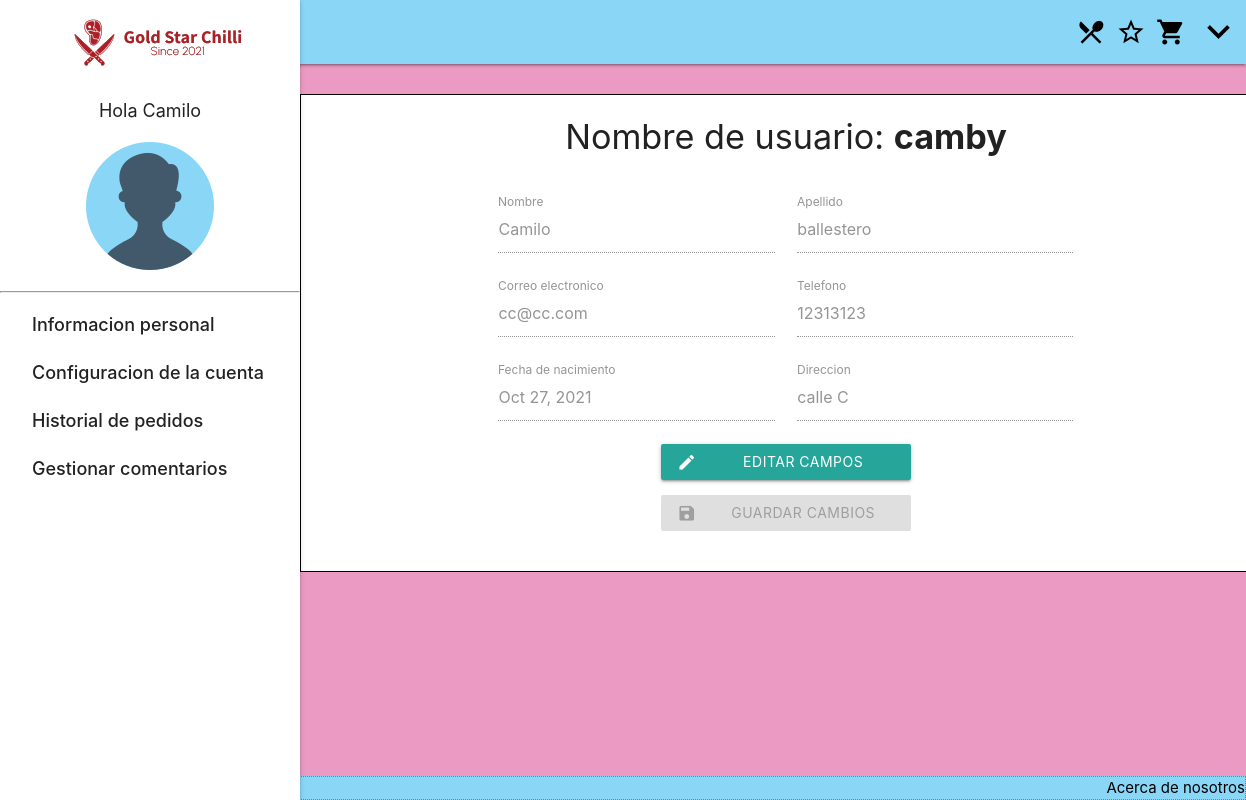
The page /Usuario/ (signed in) on the database as committed earlier.
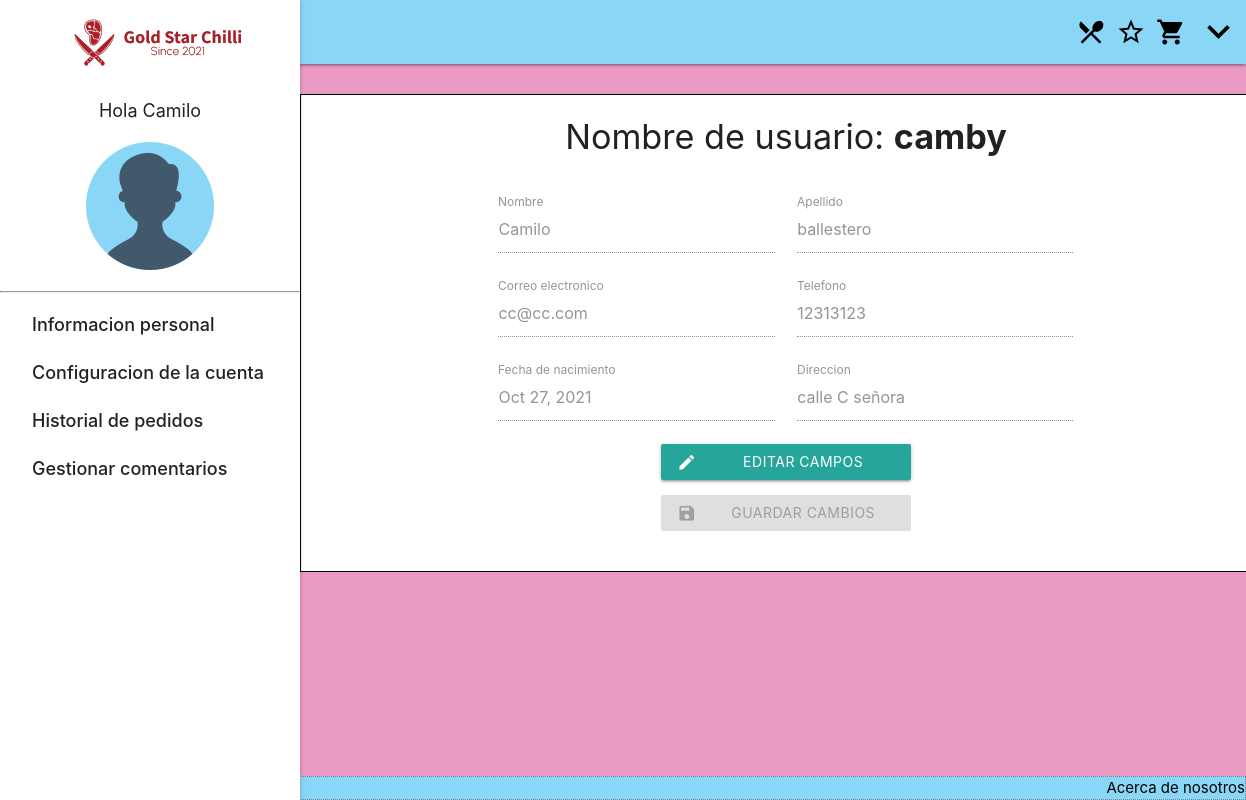
The same page on the database as committed later.
### tables this page shows
CREATE TABLE usuarios (NIT INTEGER PRIMARY KEY AUTOINCREMENT NOT NULL, nombre TEXT NOT NULL, apellido TEXT NOT NULL, telefono INTEGER NOT NULL, correoelectronico TEXT NOT NULL, fechanacimiento DATE, direccion TEXT NOT NULL, usuario TEXT NOT NULL, contrasena BLOB NOT NULL, tipousuarios_id INTEGER REFERENCES tipousuario (id));

### app.py (the view, shortened to what this page needs)
@app.route('/Usuario/',methods=["GET","POST"])
def perfilUsuario():
    if es_usuario():
        statement="SELECT nombre,apellido,correoelectronico, telefono, fechanacimiento, direccion FROM usuarios where NIT = ?"
        parametros=[(session["nit"])]
        datos = consultarBD(statement,parametros)
        return render_template('usuario_perfil.html',titulo='Perfil del usuario',datos=datos[0])
    limpiarMensajes()
    flash("login_failed")
    return redirect('/Login')

### app.py (called while the page is built)
def consultarBD(query,params):
    if(query != ''):
        try:
            sqliteConnection = sqlite3.connect('./data/GoldStar.sqlite')
            cursor = sqliteConnection.cursor()
            if params:
                cursor.execute(query,params)
            else:
                cursor.execute(query)
            result = cursor.fetchall()
            cursor.close()
        except sqlite3.Error as error:
            print("Error while connecting to sqlite", error)
        finally:
            if sqliteConnection:
                sqliteConnection.close()
                print("The SQLite connection is closed")
            return result

def es_usuario():
    if 'nit' in session:
        return True
    else:
        return False

### templates/usuario_perfil.html (shortened to what this page needs)
{% extends "baseUsuarios.html" %}
{% block contenidoUsuario %}
    <div class="col dashboard_innerContent" style="padding: 0px 20px 40px 20px;">
        <h4 class="center-align">Nombre de usuario: <b>{{ session["usuario"] }}</b></h4><br>
        <form method="post">
            <div class="col s8 push-s2">
                <div class="input-field col s12 m6">
                    <input id="nombre" name="nombre" type="text" class="validate" value="{{ datos[0] }}" disabled>
                    <label for="nombre">Nombre</label>
                </div>
                <div class="input-field col s12 m6">
                    <input id="apellido" name="apellido" type="text" class="validate" value="{{ datos[1] }}" disabled>
                    <label for="apellido">Apellido</label>
                </div>
                <div class="input-field col s12 m6">
                    <input id="email" name="email" type="email" class="validate" value="{{ datos[2] }}" disabled>
                    <label for="email">Correo electronico</label>
                </div>
                <div class="input-field col s12 m6">
                    <input id="telefono" name="telefono" type="tel" class="validate" value="{{ datos[3] }}" disabled>
                    <label for="telefono">Telefono</label>
                </div>
                <div class="input-field col s12 m6">
                    <input id="fecha_nacimiento" name="fecha_nacimiento" type="text" class="datepicker" value="{{ datos[4] }}" disabled>
                    <label for="fecha_nacimiento">Fecha de nacimiento</label>
                </div>
                <div class="input-field col s12 m6">
                    <input id="direccion" name="direccion" type="text" class="validate" value="{{ datos[5] }}" disabled>
                    <label for="direccion">Direccion</label>
                </div>
                <div class="col s12 center-align" style="margin-bottom: 15px;">
                    <a class="waves-effect waves-light btn" onclick="campos()" style="width: 250px;"><i class="material-icons left">edit</i>Editar campos</a>
                </div>
                <div class="col s12 center-align">
                    <button id="guardaCambiosUsuario" class="waves-effect waves-light btn purple" href="/Usuario/" type="submit" disabled style="width: 250px;"><i class="material-icons left">save</i>Guardar cambios</button>
                </div>
            </div>
        </form>
    </div>
{% endblock %}

### templates/baseUsuarios.html (shortened to what this page needs)
{% extends "base.html" %}
{% block contenido %}
<main>
    <div class="row" style="margin: 0px;">
        <ul id="slide-out" class="sidenav sidenav-fixed">
            <p class="center-align"><a href="/" class="brand-logo"><img src="/static/img/logo.PNG"></a></p>
            <p class="center-align" style="font-size: large;">Hola {{ session["nombre"] }}</p>
            <p class="center-align"><img src="/static/img/user.png"></p>
            <hr>
            <li><a active href="/Usuario/">Informacion personal</a></li>
            <li><a href="/Usuario/Cuenta/">Configuracion de la cuenta</a></li>
            <li><a href="/Usuario/Pedidos/">Historial de pedidos</a></li>
            <li><a href="/Usuario/Comentarios/">Gestionar comentarios</a></li>
        </ul>
        {% block contenidoUsuario %}
        {% endblock %}
    </div>
</main>
{% endblock %}

Rows that differ between the two databases and show on the page:
changed usuarios "camby": direccion "calle C" → "calle C señora"
